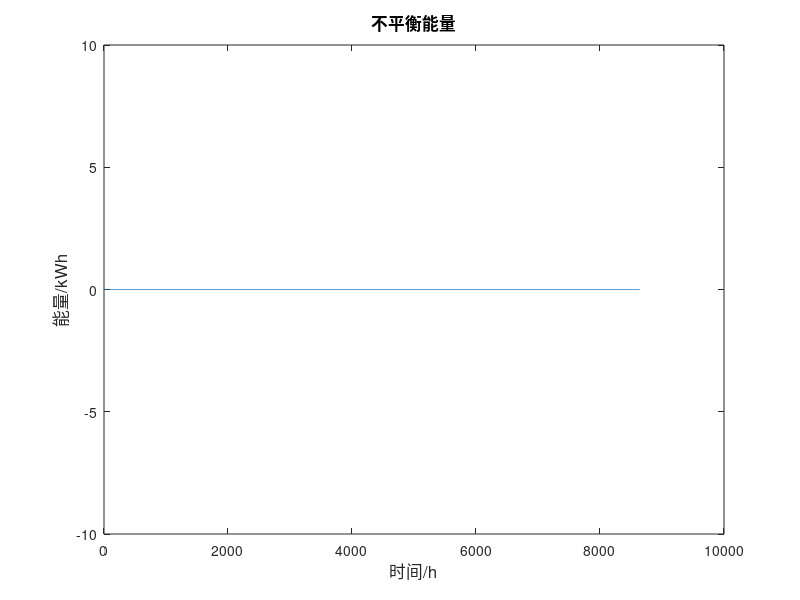
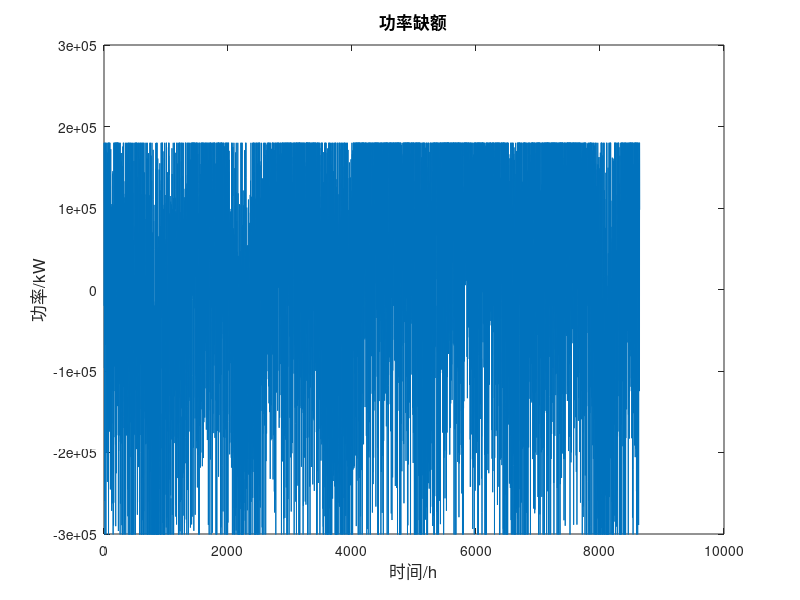
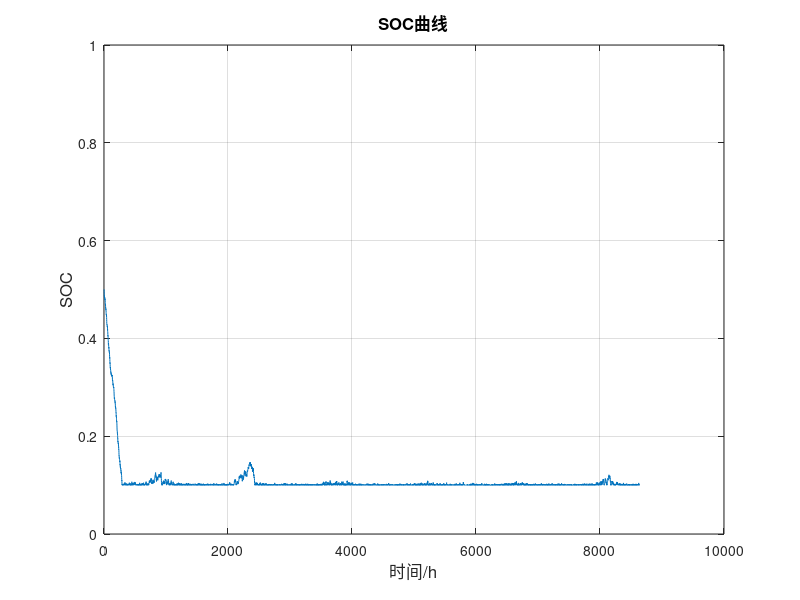
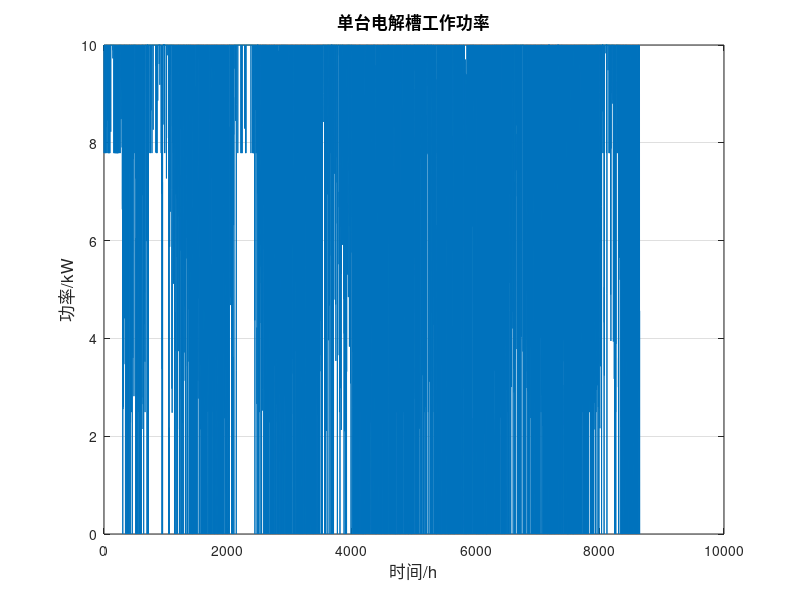

Recreate these plots in MATLAB, in order.
clc;
clear;

DOD=zeros(1,8640);
Arep=zeros(1,8640);
A1=zeros(1,8640);
A2=zeros(1,8640);
nr=zeros(1,8640);
Na=zeros(1,8640);
num_wt=20000; %风机数量
num_pv=2168000;  %光伏板数量
num_ec=18000;   %电解槽数量
num_b=1168455.6151;  %蓄电池数量
num_c=0;
Load=zeros(1,8640);
P_ecd=zeros(1,8640);
for i=1:8640

Load(i)=10*num_ec;%全年负荷数据
end
load matlab6;

Speed_WT=unnamed1(1,:);%全年风速数据
Solar_PV=unnamed1(2,:);%全年光照强度数据 
T_c=unnamed1(3,:);%光伏板表面温度





%% 参数区
%1.风机
single_WT=10;%单台风机的额定功率/kW
v_ci=2.5;%切入风速
v_co=17;%切出风速
v_n=12;%额定风速
P_wt=zeros(1,8640);%单台风机的年功率曲线


%2.光伏
single_PV=0.083;%单个光伏板额定功率/kW
T_r=25;%太阳能电池温度为25℃
namd=-0.0047;%温度条件系数
G_n=1;%光谱辐照度为1000W/m2
P_pv=zeros(1,8640);%单片光伏板的年功率曲线


Eb=zeros(1,8640);
Ec=zeros(1,8640);

%4.蓄电池
E_b=1.2*60;%单台蓄电池容量kwmin
P_cha_max=0.12*num_b;%蓄电池总共最大充电功率
P_dis_max=0.12*num_b;%蓄电池总共最大放电功率
c_cha=0.8;%充电效率
c_dis=0.4;%放电效率
Soc_max=0.9;%荷电状态上限
Soc_min=0.1;%荷电状态下限
Soc_0=0.5;%荷电状态初始值
E_bmax=num_b*E_b*Soc_max;
E_bmin=num_b*E_b*Soc_min;
E_bo=num_b*E_b*Soc_0;

%5.超级电容
E_c=0.00354375*60;%单台超级电容容量

P_cha_maxc=4.05*num_c;%单台超级电容容量最大充电功率
P_dis_maxc=4.05*num_c;%单台超级电容容量最大放电功率
c_chac=0.98;%充电效率
c_disc=0.98;%放电效率
Soc_maxc=0.9;%荷电状态上限
Soc_minc=0.1;%荷电状态下限
Soc_0c=0.5;%荷电状态初始值
E_cmax=num_c*E_c*Soc_maxc;
E_cmin=num_c*E_c*Soc_minc;
E_co=num_c*E_c*Soc_0c;



%6.电解槽
P_ec=zeros(1,8640);%总的电解槽的年功率曲线
td=zeros(1,8640);
tnum=zeros(1,8640);%停机次数计算
%% 变量区

P_char=zeros(1,8640);%蓄电池充电功率
P_disr=zeros(1,8640);%蓄电池放电功率
P_chacr=zeros(1,8640);%超级电容充电功率
P_discr=zeros(1,8640);%超级电容放电功率
P_cha=zeros(1,8640);%蓄电池充电功率
P_dis=zeros(1,8640);%蓄电池放电功率
P_chac=zeros(1,8640);%超级电容充电功率
P_disc=zeros(1,8640);%超级电容放电功率
Q_was=zeros(1,8640);%弃风弃光能
Q_bre=zeros(1,8640);%切负荷能量
SOC=zeros(1,8640);%蓄电池荷电状态
SOCc=zeros(1,8640);%蓄电池荷电状态
mH2=zeros(1,8640);%每一时刻产生的氢气的物质的量
mH2T=zeros(1,8640);%每一时刻产生的氢气总量
mO2T=zeros(1,8640);%每一时刻产生的氧气总量
tb=zeros(1,8640);
tc=zeros(1,8640);
Qb=zeros(1,8640);
Qc=zeros(1,8640);
P_num=zeros(1,8640);
pub1=zeros(1,8640);
t=zeros(1,8640);
Pe=zeros(1,8640);
num_T=zeros(1,8640);
T=90;%全年风速数据

Urev=1.229;
Ucell=zeros(1,8640);
Uec=zeros(1,8640);
P_ecdr=zeros(1,8640);
f1=zeros(1,8640);
f2=zeros(1,8640);
nF=zeros(1,8640);
qH2=zeros(1,8640);
Utn=zeros(1,8640);
nu=zeros(1,8640);
ne1=zeros(1,8640);
ni=zeros(1,8640);
Imidu=zeros(1,8640);
ne2=zeros(1,8640);
Iec=zeros(1,8640);
MH2=zeros(1,8640);
Pwave=zeros(1,8640);
Pwave_b=zeros(1,8640);
P_ecr=zeros(1,8640);
kT1=1.002;
kT2=8.424;          
kT3=247.3;
A=2.18;
s=0.185;
dertas=0.16;
r2=-2.5e-7;
r1=8.05e-5;
f11=2.5;
f12=50;
f21=-6.25e-6;
F=96486;
nec=328;







%% 计算区
%根据风速求单台风机的年功率曲线
for i=1:8640
    if Speed_WT(i)>=0 && Speed_WT(i)<=v_ci
        P_wt(i)=0;
    elseif Speed_WT(i)>=v_ci && Speed_WT(i)<=v_n
        P_wt(i)=single_WT*(Speed_WT(i)-v_ci)/(v_n-v_ci);
    elseif Speed_WT(i)>=v_n && Speed_WT(i)<=v_co
        P_wt(i)=single_WT;
    else
        P_wt(i)=0;
    end
end
%根据光照强度和温度求单块光伏板的年功率曲线
for i=1:8640
    P_pv(i)=(single_PV*Solar_PV(i)/G_n)*(1+namd*(T_c(i)-T_r));
end

%% 功率分配
 P_exc=Load-(num_wt*P_wt+num_pv*P_pv);
for i=1:8640
     
   if i==1
            if P_exc(i)>=0 %负荷功率缺额
                
                    if P_exc(i)<=P_dis_max  %case1:净负荷小于蓄电池最大功率且soc允许，由蓄电池补充缺额
                      
                       P_dis(i)=P_exc(i);
                        Eb(i)=E_bo-P_dis(i)/c_dis;%不考虑容量限制，放电一个小时后的容量
                         tb(i)=(E_bo-E_bmin)*c_dis/P_dis(i);%不超过容量限制的蓄电池最长放电时间
                       if  Eb(i)<=E_bmin
                           Q_bre(i)=P_exc(i)-P_dis(i)*tb(i);
                           Eb(i)=E_bmin;
                           Qb(i)=P_dis(i)*tb(i);
                        else
                           Q_bre(i)=0; 
                           Qb(i)=P_dis(i);
                        end
                       
                        Q_was(i)=0;
                 
                    else
                        P_dis(i)=P_dis_max;
                        
                        tb(i)=(E_bo-E_bmin)*c_dis/P_dis(i);%不超过容量限制的蓄电池最长放电时间
                       
                        Eb(i)=E_bo-P_dis(i)/c_dis;%不考虑容量限制，放电一个小时后的容量
                        
                        Q_was(i)=0;
                       if  Eb(i)<=E_bmin
                           Q_bre(i)=P_exc(i)-P_dis(i)*tb(i);
                           Eb(i)=E_bmin;
                           Qb(i)=P_dis(i)*tb(i);
                        else
                           Q_bre(i)= P_exc(i)-P_dis_max; 
                           Qb(i)=P_dis(i);
                       end
                    end
                         
            else    %负荷功率盈余
                Q_bre(i)=0;
                    
                     if abs(P_exc(i))<=P_cha_max  %case1:净负荷小于蓄电池最大功率且soc允许，由蓄电池补充缺额
                      
                       P_cha(i)=abs(P_exc(i));
                        tb(i)=(E_bmax-E_bo)/(P_cha(i)*c_cha);%不超过容量限制的蓄电池最长放电时间
                        
                        Eb(i)=E_bo+P_cha(i)*c_cha;%不考虑容量限制，放电一个小时后的容量
                      
                         
                       if  Eb(i)>=E_bmax
                           Q_was(i)=abs(P_exc(i))-P_cha(i)*tb(i);
                           Eb(i)=E_bmax;
                           Qb(i)=-P_cha(i)*tb(i);
                        else
                           Q_was(i)=0; 
                           Qb(i)=-P_cha(i);
                        end
                       
                      
                 
                    else
                        P_cha(i)=P_cha_max;
                        
                         tb(i)=(E_bmax-E_bo)/(P_cha(i)*c_cha);%不超过容量限制的蓄电池最长放电时间
                        
                        Eb(i)=E_bo+P_cha(i)*c_cha;%不考虑容量限制，放电一个小时后的容量
                      
                         
                       if  Eb(i)>=E_bmax
                           Q_was(i)=abs(P_exc(i))-P_cha(i)*tb(i);
                           Eb(i)=E_bmax;
                           Qb(i)=-P_cha(i)*tb(i);
                        else
                           Q_was(i)=abs(P_exc(i))-P_cha(i); 
                           Qb(i)=-P_cha(i);
                        end
           
                     end
            end
       P_ec(i)=10*num_ec-Q_bre(i);%第i小时内，总的电解槽的平均输入功率
            mH2(i)=(10*num_ec-Q_bre(i))*0.72*0.0252;%氢气的质量/kg
            mH2T(i)=mH2(i);
            mO2T(i)=mH2T(i)*9.496;%%氧气的质量/kg
       elseif i>1
           if P_exc(i)>=0 %负荷功率缺额
                
                    if P_exc(i)<=P_dis_max  %case1:净负荷小于蓄电池最大功率且soc允许，由蓄电池补充缺额
                      
                       P_dis(i)=P_exc(i);
                       tb(i)=(Eb(i-1)-E_bmin)*c_dis/P_dis(i);%不超过容量限制的蓄电池最长放电时间
                      
                        Eb(i)=Eb(i-1)-P_dis(i)/c_dis;%不考虑容量限制，放电一个小时后的容量
                        
                       if  Eb(i)<=E_bmin
                           Q_bre(i)=P_exc(i)-P_dis(i)*tb(i);
                           Eb(i)=E_bmin;
                           Qb(i)=P_dis(i)*tb(i);
                        else
                           Q_bre(i)=0; 
                           Qb(i)=P_dis(i);
                        end
                       
                        Q_was(i)=0;
                 
                    else
                        P_dis(i)=P_dis_max;
                        
                         tb(i)=(Eb(i-1)-E_bmin)*c_dis/P_dis(i);%不超过容量限制的蓄电池最长放电时间
                      
                        Eb(i)=Eb(i-1)-P_dis(i)/c_dis;%不考虑容量限制，放电一个小时后的容量
                        
                        Q_was(i)=0;
                       if  Eb(i)<=E_bmin
                           Q_bre(i)=P_exc(i)-P_dis(i)*tb(i);
                           Eb(i)=E_bmin;
                           Qb(i)=P_dis(i)*tb(i);
                        else
                           Q_bre(i)= P_exc(i)-P_dis_max; 
                           Qb(i)=P_dis(i);
                        end
                    end
           else    %负荷功率盈余
                Q_bre(i)=0;
                       if   (10*num_ec-num_wt*P_wt(i)-num_pv*P_pv(i))<-600000
                   P_exc(i)=12*num_ec-num_wt*P_wt(i)-num_pv*P_pv(i);
               end
                     if abs(P_exc(i))<=P_cha_max  %case1:净负荷小于蓄电池最大功率且soc允许，由蓄电池补充缺额
                      
                       P_cha(i)=abs(P_exc(i));
                        tb(i)=(E_bmax-Eb(i-1))/(P_cha(i)*c_cha);%不超过容量限制的蓄电池最长放电时间
                        
                        Eb(i)=Eb(i-1)+P_cha(i)*c_cha;%不考虑容量限制，放电一个小时后的容量
                      
                         
                       if  Eb(i)>=E_bmax
                           Q_was(i)=abs(P_exc(i))-P_cha(i)*tb(i);
                           Eb(i)=E_bmax;
                           Qb(i)=-P_cha(i)*tb(i);
                        else
                           Q_was(i)=0; 
                           Qb(i)=-P_cha(i);
                        end
                       
                      
                 
                    else
                        P_cha(i)=P_cha_max;
                        
                        tb(i)=(E_bmax-Eb(i-1))/(P_cha(i)*c_cha);%不超过容量限制的蓄电池最长放电时间
                        
                        Eb(i)=Eb(i-1)+P_cha(i)*c_cha;%不考虑容量限制，放电一个小时后的容量
                      
                         
                       if  Eb(i)>=E_bmax
                           Q_was(i)=abs(P_exc(i))-P_cha(i)*tb(i);
                           Eb(i)=E_bmax;
                           Qb(i)=-P_cha(i)*tb(i);
                        else
                           Q_was(i)=abs(P_exc(i))-P_cha(i); 
                           Qb(i)=-P_cha(i);
                        end
           
            
                end
                       
                  
           
            
            
            
            
            
            
            
          P_ec(i)=10*num_ec-Q_bre(i);%第i小时内，总的电解槽的平均输入功率
            mH2(i)=(10*num_ec-Q_bre(i))*0.72*0.0252;%氢气的质量/kg
             mH2T(i)=mH2T(i-1)+mH2(i);
            mO2T(i)=mH2T(i)*9.496;%%氧气的质量/kg   
          
            
        end
           
            
           
      
      
       end
          
         P_ec(i)=10*num_ec-Q_bre(i);%第i小时内，总的电解槽的平均输入功率    
           Ec(i)=E_co;
           P_disc(i)=0;
           P_chac(i)=0;
           Qc(i)=0;
           
        
    
      SOC(i)=Eb(i)/(E_b*num_b);
       DOD(i)=1-SOC(i);
       SOCc(i)=Ec(i)/(E_c*num_c); 
Na(i)=1500*((1/DOD(i))^0.19)*exp(1.69*(1-DOD(i)));
if Qb(i)==0
     Arep(i)=0;

else
 Arep(i)=1/(Na(i));
end
if i==1
    A1(i)=1-Arep(i);
else
    A1(i)=1-(A2(i-1)+Arep(i));
end
if  A1(i)<=0
    A2(i)=0;
    nr(i)=1;
else 
   A2(i)=A1(i);
   nr(i)=0;
end 
 Pe(i)=100;
       P_char(i)=P_cha(i);%蓄电池充电功率
P_disr(i)=P_dis(i);%蓄电池放电功率
P_chacr(i)=P_chac(i);%超级电容充电功率
P_discr(i)=P_disc(i);%超级电容放电功率

if Qb(i)==0
P_char(i)=0;%蓄电池充电功率
P_disr(i)=0;%蓄电池放电功率
end
if Qc(i)==0
   P_chacr(i)=0;%蓄电池充电功率
P_discr(i)=0;%蓄电池放电功率 
end
    if Qb(i)==0
        P_num(i)=0;
    else
        P_num(i)=1;
    end
 
end

numT_0=0;
for i=1:8640
P_ec(i)=num_ec*10-Q_bre(i);
end
for i=2:8640
 if  (10*num_ec-num_wt*P_wt(i)-num_pv*P_pv(i))<-600000
    P_ec(i)=num_ec*12;
 end
end
for i=1:8640
if P_ec(i)<0.2*num_ec*10
    P_ecr(i)=0;
else
   P_ecr(i)=P_ec(i); 
end
if   P_ecr(i)==0
    num_T(i)=1;
end

    if i==1
        Pwave(i)=0;
    
    else
        Pwave(i)=100*((P_ecr(i)-P_ecr(i-1))/(10*num_ec));
    end
Pwave_b(i) =Pwave(i) *100;
Iec(i)=P_ecr(i)*33.3333/780;  
Ucell(i)=s*log10((Iec(i)*(kT1+kT2/T+kT3/(T^2))/A)+1)+Urev+(r1+r2*T)*Iec(i)/A;%电解单元电压
Uec(i)=Ucell(i)*nec;%电解槽工作电压
nF(i)=0.96*((Iec(i)/A)^2)/(2.5e4+(Iec(i)/A)^2);
qH2(i)=nF(i)*nec*Iec(i)/(2*F);%制氢速率
Utn(i)=1.481+T*dertas/(2*F);
nu(i)=Utn(i)/Ucell(i);
ne1(i)=nF(i)*nu(i);%制氢效率
Imidu(i)=Iec(i)/A;
ni(i)=0.965*(2.718281828^(0.09/Iec(i)-75.5/Iec(i)));
MH2(i)=P_ecr(i)*ne1(i)*0.0252/60;%每分钟产生氢气的质量
P_ecdr(i)=P_ecr(i)/num_ec;
P_ecd(i)=P_ec(i)/num_ec;
end
num_tingji=0;
nrep=0;
for i=1:8640
    num_tingji=num_tingji+num_T(i);
    
    nrep=nrep+nr(i)/60;
end
P_ech=zeros(1,144);
n2h=zeros(1,144);
P_ech_0=0;
n2h_0=0;
ne_ave=0;
sum_Q_bre=0;
sum_Q_was=0;
sum_cishu=0;
s=0;
sum_pv=0;
sum_wt=0;
MH=0;
YMH2=0;
P_wave=0;
for m=1:144
    for i=1:60
        P_ech(m)=P_ech_0+(P_ecr(60*(m-1)+i))/(num_ec);
        n2h(m)=n2h_0+(ne1(60*(m-1)+i));
    end
end
for i=1:1440
    P_wave=P_wave+abs(Pwave(i))*13;
    sum_Q_bre=sum_Q_bre+Q_bre(i)*13;
    sum_Q_was=sum_Q_was+Q_was(i)*13;
    sum_cishu=sum_cishu+ P_num(i)*13;
   sum_pv=sum_pv+P_pv(i)*13;
    sum_wt=sum_wt+P_wt(i)*13;
    YMH2=YMH2+MH2(i)*13;
    MH=MH+MH2(i);
    ne_ave=ne_ave+ne1(i)*13/525600;

end
H1=MH;%第一个典型日一天产氢质量

for i=1441:2880
     P_wave=P_wave+abs(Pwave(i))*222;
    sum_Q_bre=sum_Q_bre+Q_bre(i)*222;
    sum_Q_was=sum_Q_was+Q_was(i)*222;
    sum_cishu=sum_cishu+ P_num(i)*222;
    sum_pv=sum_pv+P_pv(i)*222;
    sum_wt=sum_wt+P_wt(i)*222;
    YMH2=YMH2+MH2(i)*222;
    MH=MH+MH2(i);
     ne_ave=ne_ave+ne1(i)*222/525600;
end
H11=MH-H1;%第二个典型日一天产氢质量
for i=2881:4320
     P_wave=P_wave+abs(Pwave(i))*67;
    sum_Q_bre=sum_Q_bre+Q_bre(i)*67;
    sum_Q_was=sum_Q_was+Q_was(i)*67;
    sum_cishu=sum_cishu+ P_num(i)*67;
    sum_pv=sum_pv+P_pv(i)*67;
    sum_wt=sum_wt+P_wt(i)*67;
    YMH2=YMH2+MH2(i)*67;
    MH=MH+MH2(i);
     ne_ave=ne_ave+ne1(i)*67/525600;
end
H3=MH-H1-H11;
for i=4321:5760
     P_wave=P_wave+abs(Pwave(i))*54;
    sum_Q_bre=sum_Q_bre+Q_bre(i)*54;
    sum_Q_was=sum_Q_was+Q_was(i)*54;
    sum_cishu=sum_cishu+ P_num(i)*54;
    sum_pv=sum_pv+P_pv(i)*54;
    sum_wt=sum_wt+P_wt(i)*54;
 YMH2=YMH2+MH2(i)*54;
    MH=MH+MH2(i);
     ne_ave=ne_ave+ne1(i)*54/525600;
end
H4=MH-H1-H11-H3;
for i=5761:7200
     P_wave=P_wave+abs(Pwave(i))*7;
    sum_Q_bre=sum_Q_bre+Q_bre(i)*7;
    sum_Q_was=sum_Q_was+Q_was(i)*7;
    sum_cishu=sum_cishu+ P_num(i)*7;
    sum_pv=sum_pv+P_pv(i)*7;
    sum_wt=sum_wt+P_wt(i)*7;
YMH2=YMH2+MH2(i)*7;
    MH=MH+MH2(i);
     ne_ave=ne_ave+ne1(i)*7/525600;
end
H5=MH-H1-H11-H3-H4;
for i=7201:8640
     P_wave=P_wave+abs(Pwave(i))*2;
    sum_Q_bre=sum_Q_bre+Q_bre(i)*2;
    sum_Q_was=sum_Q_was+Q_was(i)*2;
    sum_cishu=sum_cishu+ P_num(i)*2;
    sum_pv=sum_pv+P_pv(i)*2;
    sum_wt=sum_wt+P_wt(i)*2;
YMH2=YMH2+MH2(i)*2;
    MH=MH+MH2(i);
     ne_ave=ne_ave+ne1(i)*2/525600;
end
H6=MH-H1-H11-H3-H4-H5;

mean_Pec=(10*num_ec*525600-sum_Q_bre)/525600;

for i=1:1440
   s=s+((P_ecr(i)-mean_Pec)^2)*13;
   
end

for i=1441:2880
   s=s+((P_ecr(i)-mean_Pec)^2)*222; 
end
for i=2881:4320
    s=s+((P_ecr(i)-mean_Pec)^2)*67;
end

for i=4321:5760
    s=s+((P_ecr(i)-mean_Pec)^2)*54;
end

for i=5761:7200
     s=s+((P_ecr(i)-mean_Pec)^2)*7;
end

for i=7201:8640
    s=s+((P_ecr(i)-mean_Pec)^2)*2;
end
s=((s/525600)^0.5)/mean_Pec;




%% 收益计算
  H2=YMH2;%产生氢气的年总质量
  O2=H2*9.496;%产生氧气的总质量
  
num_hst=max(max(H1,H11),max(max(H3,H6),max(H4,H5)));




  
  
  C_WT=num_wt*5000*10*0.02;
    C_PV=num_pv*4000*0.083*0.02;
    C_ec=num_ec*2500*10*0.01;
    C_b=num_b*400*0.2;
    C_c=num_c*300*0.09;
    C_hst=num_hst*3135*0.01;
    C_K=(C_WT+C_PV+C_ec+C_b+C_hst+C_c);%运维费用
    C_WTt=num_wt*5000*10;
    C_PVv=num_pv*4000*0.083;
    C_ecc=num_ec*2500*10;
    C_bb=num_b*400;
    C_cc=num_c*300;
    C_hstt=num_hst*3135;
    C_Kk=(C_WTt+C_PVv+C_ecc+C_hstt+C_cc);
    C_inv=0.08024*C_Kk+C_bb*0.08024;
   C_rep=num_b*400*2*0.08024;
    C_H2=(C_inv+C_K+C_rep)/H2;%年单位制氢成本
    
    
  
f_EWR=sum_Q_was/(sum_pv*num_pv+sum_wt*num_wt);%能源浪费率
f_LPSP=sum_Q_bre/(10*num_ec*525600);%缺电率
C_bre=1*sum_Q_bre;
C_was=sum_Q_was*1;
if f_LPSP>0.2
    pub1=1000000000000000;
else
    pub1=0;
end
if f_EWR>0.3
    pub2=10000000000;
else
    pub2=0;
end
if C_H2>45
    pub4=10000000000;
else
    pub4=0;
end
pub3=0;
for i=1:8640
  if Eb(i) > 1 * max(P_exc(i),0)     %蓄电池当前储能量和缺电量之间的关系（为了确保风光互补储能发电系统的稳定运行，避免蓄电池因长时间使用而损坏，蓄电池的储能量应该小于缺电量）
      pub3=pub3+100;
  end
end
%C_LPSP=0;
%C_EWR=0;

%C_bre=5000000*f_LPSP/10000;
   % C_was=f_EWR*0/10000;
%if f_EWR>0.2
   %C_EWR= (f_EWR-0.2)*1000/10000;%能源浪费惩罚
%end
%if f_LPSP>0.1
 %  C_LPSP= (f_LPSP-0.1)*1000/10000;%切负荷惩罚
%end



%% 绘图
x=1:8640;

figure;
plot(x,P_exc-(Qb+Qc+Q_bre-Q_was))
ylim([-10 10])
title('不平衡能量','fontsize',12);
xlabel('时间/h','fontsize',12);ylabel('能量/kWh','fontsize',12);

% figure;
% plot(x,num_T)
% title('是否停机','fontsize',12);
% xlabel('时间/h','fontsize',12);ylabel('停机','fontsize',12);
% 
% 
figure;
plot(x,P_exc)
ylim([-300000 300000])
title('功率缺额','fontsize',12);
xlabel('时间/h','fontsize',12);ylabel('功率/kW','fontsize',12);
% 
figure;
plot(x,ne1)
ylim([0 1])
title('制氢效率','fontsize',12);
xlabel('时间/h','fontsize',12);ylabel('效率','fontsize',12);
% 
% figure;
% plot(x,P_pv*num_pv)
% ylim([0 190000])
% title('总光伏发电','fontsize',12);
% xlabel('时间/h','fontsize',12);ylabel('功率/kW','fontsize',12);
% 
% figure;
% plot(x,P_wt*num_wt)
% ylim([0 210000])
% title('总风力发电','fontsize',12);
% xlabel('时间/h','fontsize',12);ylabel('功率/kW','fontsize',12);
% 
% figure;
% plot(x,Load)
% ylim([0 160000])
% title('电解槽需求','fontsize',12);
% xlabel('时间/h','fontsize',12);ylabel('功率/kW','fontsize',12);
% 
% 
% 
% 
% 
% 
% figure;
% plot(x,P_disr,"b*-")
% hold on
% plot(x,-P_char,"rd-")
% ylim([-200000 200000])
% legend('蓄电池放电功率','蓄电池充电功率');
% title('蓄电池功率','fontsize',12);
% xlabel('时间/h','fontsize',12);ylabel('功率/kW','fontsize',12);
% 
% figure;
% plot(x,Qb)
% ylim([0 100000])
% title('蓄电池能量','fontsize',12);
% xlabel('时间/h','fontsize',12);ylabel('能量/kWh','fontsize',12);
% figure;
% 
% 
% % 
plot(x,SOC)
ylim([0 1])
grid on
title('SOC曲线','fontsize',12);
xlabel('时间/h','fontsize',12);ylabel('SOC','fontsize',12);
% 
% figure;
% plot(x,Pwave_b)
% title('电解槽工作功率波动率','fontsize',12);
% xlabel('时间/h','fontsize',12);ylabel('波动率/100%','fontsize',12);
% 
% 
% 
% 
% 
% 
% figure;
% plot(x,P_exc,"b")
% hold on
% plot(x,Qb,"r")
% ylim([-200000 200000])
% legend('不平衡功率','蓄电池能量');
% title('蓄电池充放电','fontsize',12);
% xlabel('时间/h','fontsize',12);ylabel('功率/kW','fontsize',12);
% 
% 
% 
% 
% figure;
% plot(x,Q_was)
% ylim([0 200000])
% grid on
% title('弃风弃光量','fontsize',12);
% xlabel('时间/h','fontsize',12);ylabel('能量/kWh','fontsize',12);
% 
% figure;
% plot(x,Q_bre)
% ylim([0 100000])
% grid on
% title('负荷中断量','fontsize',12);
% xlabel('时间/h','fontsize',12);ylabel('能量/kWh','fontsize',12);
% 
% figure;
% plot(x,P_ec/num_ec)
% ylim([0 10])
% grid on
% title('单台电解槽输入功率','fontsize',12);
% xlabel('时间/h','fontsize',12);ylabel('功率/kW','fontsize',12);
% 
% 
% 
figure;
plot(x,P_ecr/num_ec)
ylim([0 10])
grid on
title('单台电解槽工作功率','fontsize',12);
xlabel('时间/h','fontsize',12);ylabel('功率/kW','fontsize',12);

disp(['**********优化结果为**********']);
disp(['风机容量为：',num2str(10*num_wt)]);
disp(['光伏板容量为：',num2str(0.083*num_pv)]);
disp(['蓄电池容量为：',num2str(1.2*num_b)]);
disp(['超级电容容量为：',num2str(0)]);
disp(['储氢罐容量为：',num2str(num_hst)]);

disp(['****************各项成本费用分别为：****************']);


disp(['1.单位制氢成本为：',num2str(C_H2),' 元 ']);
disp(['2.弃风弃光惩罚成本为：',num2str(C_was),' 元 ']);
disp(['3.切负荷成本为：',num2str(C_bre),' 元 ']);
disp(['4.投资年化成本为：',num2str(C_inv),' 元 ']);
disp(['5.运维成本为：',num2str(C_K),' 元 ']);
disp(['6.缺电率为：',num2str(f_LPSP)]);
disp(['7.弃风弃光率为：',num2str(f_EWR)]);
disp(['8.年制氢质量/kg为：',num2str(H2)]);
disp(['9.蓄电池充放电率为：',num2str( sum_cishu/525600),' % ']);
disp(['10.电解槽功率的相对标准差为：',num2str(s)]);
disp(['11.电解槽停机次数为：',num2str(num_tingji)]);
disp(['12.平均制氢效率为：',num2str(ne_ave)]);
disp(['13.平均制氢功率为：',num2str(mean_Pec/num_ec)]);
disp(['14.平均制氢功率波动率为：',num2str(P_wave/525600)]);
disp(['15.蓄电池置换次数：',num2str(nrep)]);
disp(['16.蓄电池置换成本：',num2str(C_rep)]);


